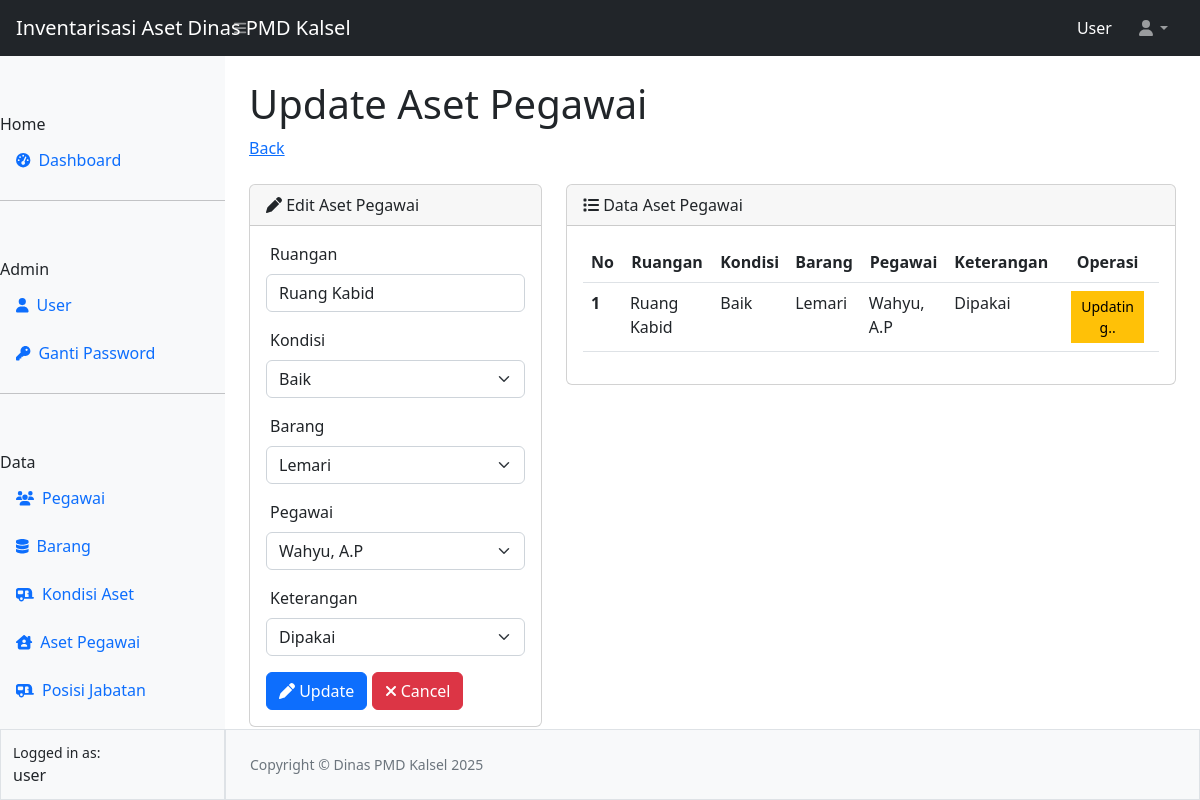
/ruangan/editruangan.php?id=1 (signed in), run on the app's committed database.
### tables this page shows
CREATE TABLE `tbl_pgwrn` (
  `id` int(11) NOT NULL,
  `ruangan` varchar(100) NOT NULL,
  `kondisi` varchar(100) NOT NULL,
  `barang` varchar(100) NOT NULL,
  `pegawai` varchar(100) NOT NULL,
  `keterangan` varchar(100) NOT NULL
);

### ruangan/editruangan.php (the view, shortened to what this page needs)
<?php
require_once "../config.php";
require_once "../template/header.php";
require_once "../template/navbar.php";
require_once "../template/sidebar.php";
$id = $_GET['id'];
$queryRuangan = mysqli_query($koneksi, "SELECT * FROM tbl_pgwrn WHERE id= $id");
$data = mysqli_fetch_array($queryRuangan);
?>
<div id="layoutSidenav_content">
                <main>
                    <div class="container-fluid px-4">
                        <h1 class="mt-4">Update Aset Pegawai</h1>
                        <ol class="breadcrumb mb-4">
                            <li class="breadcrumb-item"><a href="../ruangan/ruangan.php">Back</a></li>
                        </ol>
                        <div class="row">
                          <div class="col-4">
                          <div class="card">
                    <div class="card-header">
                    <i class="fa-solid fa-pen"></i> Edit Aset Pegawai
                    </div>
                    <div class="card-body">
                      <form action="prosesruangan.php" method="POST">
                      <div class="mb-3">
                        <label for="ruangan" class="form-label ps-1">Ruangan</label>
                        <input type="text" class="form-control" id="ruangan" name="ruangan" placeholder="nama ruangan" value="<?= $data['ruangan'] ?>" required>
                      </div>
                      <div class="mb-3">
                        <label for="kondisi" class="form-label ps-1">Kondisi</label>
                        <select name="kondisi" id="kondisi" class="form-select" required>
                          <?php
                          $kondisi = ["Sangat Baik", "Baik", "Kurang Baik"];
                          foreach ($kondisi as $kds) {
                            if ($data['kondisi'] == $kds) { ?>
                              <option value="<?= $kds ?>" selected><?= $kds ?></option>
                              <?php } else { ?>
                                <option value="<?= $kds ?>"><?= $kds ?></option>
                              <?php
                            }
                          }
                          ?>
                        </select>
                      </div>
                      <div class="mb-3">
                        <label for="barang" class="form-label ps-1">Barang</label>
                        <select name="barang" id="barang" class="form-select" required>
                          <?php
                          $queryBarang = mysqli_query($koneksi, "SELECT * FROM Tbl_barangg");
                          while ($dataBarang = mysqli_fetch_array($queryBarang)) {
                            if($data['barang'] == $dataBarang['barang']) {
                            ?>
                            <option value="<?= $dataBarang['barang'] ?>" selected><?= $dataBarang['barang'] ?></option>
                            <?php } else { ?>
                            <option value="<?= $dataBarang['barang'] ?>"><?= $dataBarang['barang'] ?></option>
                            <?php
                            }
                          }
                          ?>
                        </select>
                      </div>
                      <div class="mb-3">
                        <label for="pegawai" class="form-label ps-1">Pegawai</label>
                        <select name="pegawai" id="pegawai" class="form-select" required>
                          <?php
                          $queryPegawai = mysqli_query($koneksi, "SELECT * FROM Tbl_pegawaiii");
                          while ($dataPegawai = mysqli_fetch_array($queryPegawai)) {
                            if($data['pegawai'] == $dataPegawai['nama']) {
                            ?>
                            <option value="<?= $dataPegawai['nama'] ?>" selected><?= $dataPegawai['nama'] ?></option>
                            <?php } else { ?>
                            <option value="<?= $dataPegawai['nama'] ?>"><?= $dataPegawai['nama'] ?></option>
                            <?php
                            }
                          }
                          ?>
                        </select>
                      </div>
                      <div class="mb-3">
                        <label for="keterangan" class="form-label ps-1">Keterangan</label>
                        <select name="keterangan" id="keterangan" class="form-select" required>
                          <?php
                          $keterangan = ["Dipakai", "Tidak  Dipakai", "Diperbaiki"];
                          foreach ($keterangan as $ktr) {
                            if ($data['keterangan'] == $ktr) { ?>
                              <option value="<?= $ktr ?>" selected><?= $ktr ?></option>
                              <?php } else { ?>
                                <option value="<?= $ktr ?>"><?= $ktr ?></option>
                              <?php
                            }
                          }
                          ?>
                        </select>
                      </div>
                      <button type="submit" class="btn btn-primary" name="update"><i class="fa-solid fa-pen"></i> Update</button>
                      <a href="barang.php" class="btn btn-danger"><i class="fa-solid fa-xmark"></i> Cancel</a>
                      </form>
                    </div>
                    </div>
                          </div>
                          <div class="col-8">
                            <div class="card">
                            <div class="card-header">
                            <i class="fa-solid fa-list"></i> Data Aset Pegawai
                            </div>
                            <div class="card-body">
                            <table class="table table-hover">
  <thead>
    <tr>
      <th scope="col">No</th>
      <th scope="col"><center>Ruangan</center></th>
      <th scope="col"><center>Kondisi</center></th>
      <th scope="col"><center>Barang</center></th>
      <th scope="col"><center>Pegawai</center></th>
      <th scope="col"><center>Keterangan</center></th>
      <th scope="col"><center>Operasi</center></th>
    </tr>
  </thead>
  <tbody>
    <?php
    $no = 1;
     ?>
    <tr>
      <th scope="row"><?= $no ?></th>
      <td><?= $data['ruangan'] ?></td>
      <td><?= $data['kondisi'] ?></td>
      <td><?= $data['barang'] ?></td>
      <td><?= $data['pegawai'] ?></td>
      <td><?= $data['keterangan'] ?></td>
      <td align="center">
        <button type="button" class="btn btn-sm btn-warning rounded-0 col-10">Updating..</button>
      </td>
    </tr>
  </tbody>
</table>
                            </div>
                            </div>
                          </div>
                        </div>
                    </div>
                </main>
<?php
require_once "../template/footer.php";
?>

### data on the page
tbl_pgwrn: ruangan "Ruang Kabid", kondisi "Baik", keterangan "Dipakai", barang "Lemari", pegawai "Wahyu, A.P"

### other printed values
$_SESSION["ssUser"] "User"
$_SESSION["ssUser"] "user"
$no "1"
form field barang "Lemari"
form field pegawai "Wahyu, A.P"
